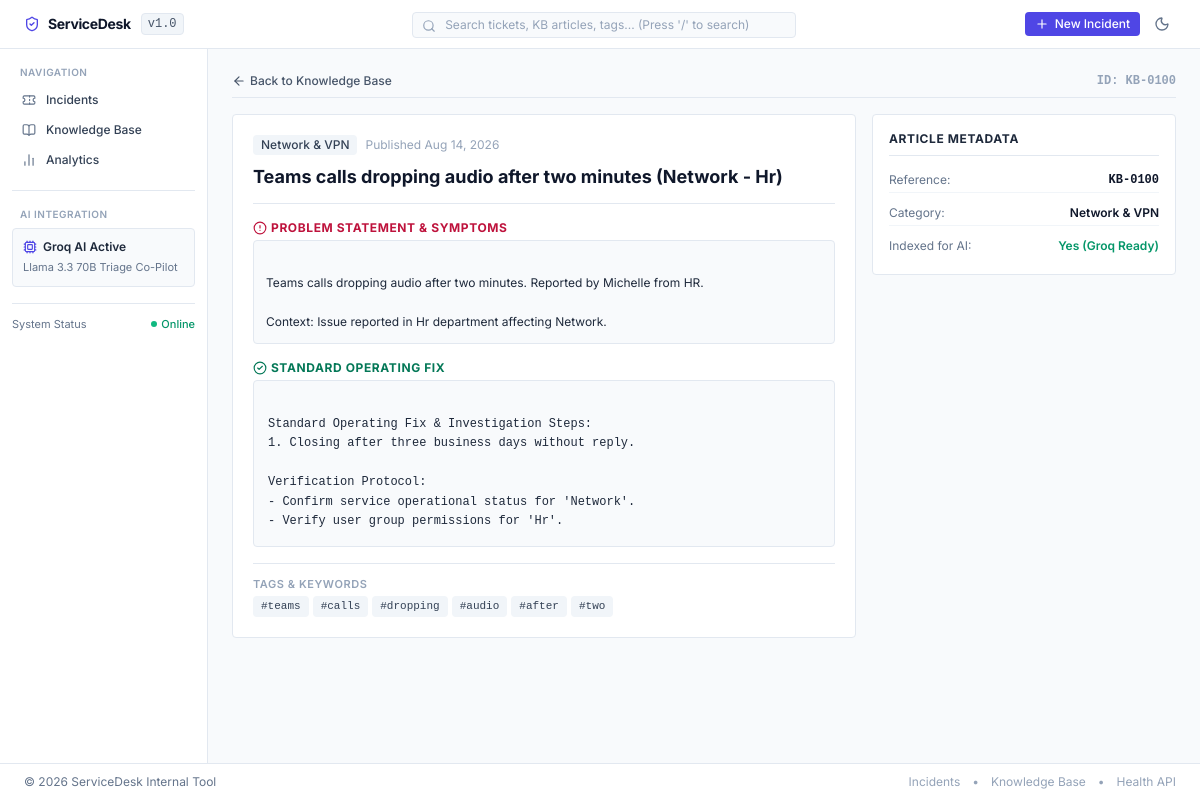
The page /kb/100 on the database its author committed.
### app/models.py (models this page shows)
class KBArticle(Base):
    __tablename__ = "kb_articles"
    id = Column(Integer, primary_key=True, index=True, autoincrement=True)
    title = Column(String(255), nullable=False)
    category = Column(String(100), nullable=False)
    problem = Column(Text, nullable=False)
    solution = Column(Text, nullable=False)
    keywords = Column(Text, nullable=True)
    created_at = Column(DateTime(timezone=True), default=utc_now)

### app/routers/kb.py (the view)
@router.get("/kb/{article_id}", response_class=HTMLResponse)
async def view_kb_article(
    request: Request,
    article_id: int,
    created: Optional[bool] = False,
    db: Session = Depends(get_db)
):
    article = KBService.get_article_by_id(db, article_id)
    if not article:
        raise HTTPException(status_code=404, detail=f"Knowledge Base article #{article_id} not found")
    return templates.TemplateResponse(
        request=request,
        name="kb/detail.html",
        context={
            "app_name": settings.APP_NAME,
            "article": article,
            "created": created
        }
    )

### app/templates/kb/detail.html (shortened to what this page needs)
{% extends "base.html" %}
{% block content %}
<div class="space-y-4">
    <div class="flex items-center justify-between pb-2 border-b border-slate-200 dark:border-slate-800">
        <a href="/kb" class="inline-flex items-center gap-1 text-xs font-medium text-slate-600 dark:text-slate-400 hover:text-indigo-600 transition">
            <i data-lucide="arrow-left" class="w-3.5 h-3.5"></i>
            <span>Back to Knowledge Base</span>
        </a>
        <span class="font-mono text-xs font-semibold text-slate-400">ID: KB-{{ "%04d" % article.id }}</span>
    </div>
    <div class="grid grid-cols-1 lg:grid-cols-12 gap-4">
        <div class="lg:col-span-8 space-y-4">
            <div class="rounded border border-slate-200 dark:border-slate-800 bg-white dark:bg-slate-900 p-5 shadow-xs space-y-4">
                <div class="pb-3 border-b border-slate-200 dark:border-slate-800 space-y-2">
                    <div class="flex items-center gap-2">
                        <span class="text-xs px-2 py-0.5 rounded bg-slate-100 dark:bg-slate-800 text-slate-700 dark:text-slate-300 font-medium">
                            {{ article.category }}
                        </span>
                        <span class="text-xs text-slate-400">Published {{ article.created_at.strftime('%b %d, %Y') }}</span>
                    </div>
                    <h1 class="text-base sm:text-lg font-bold text-slate-900 dark:text-white">
                        {{ article.title }}
                    </h1>
                </div>
                <div class="space-y-1">
                    <h2 class="text-xs font-bold uppercase tracking-wider text-rose-700 dark:text-rose-400 flex items-center gap-1">
                        <i data-lucide="alert-circle" class="w-3.5 h-3.5"></i>
                        <span>Problem Statement & Symptoms</span>
                    </h2>
                    <div class="p-3 rounded border border-slate-200 dark:border-slate-800 bg-slate-50 dark:bg-slate-950 text-xs text-slate-800 dark:text-slate-200 leading-relaxed whitespace-pre-line">
                        {{ article.problem }}
                    </div>
                </div>
                <div class="space-y-1">
                    <h2 class="text-xs font-bold uppercase tracking-wider text-emerald-700 dark:text-emerald-400 flex items-center gap-1">
                        <i data-lucide="check-circle-2" class="w-3.5 h-3.5"></i>
                        <span>Standard Operating Fix</span>
                    </h2>
                    <div class="p-3.5 rounded border border-slate-200 dark:border-slate-800 bg-slate-50 dark:bg-slate-950 text-xs text-slate-800 dark:text-slate-200 leading-relaxed whitespace-pre-line font-mono">
                        {{ article.solution }}
                    </div>
                </div>
                {% if article.keywords %}
                    <div class="pt-3 border-t border-slate-200 dark:border-slate-800 space-y-1">
                        <span class="text-[11px] font-semibold text-slate-400 uppercase tracking-wider block">Tags & Keywords</span>
                        <div class="flex flex-wrap gap-1">
                            {% for kw in article.keywords.split(',') %}
                                <a href="/kb?q={{ kw.strip() }}" class="px-2 py-0.5 rounded bg-slate-100 dark:bg-slate-800 text-slate-700 dark:text-slate-300 hover:text-indigo-600 text-[11px] font-mono transition">
                                    #{{ kw.strip() }}
                                </a>
                            {% endfor %}
                        </div>
                    </div>
                {% endif %}
            </div>
        </div>
        <div class="lg:col-span-4 space-y-4">
            <div class="rounded border border-slate-200 dark:border-slate-800 bg-white dark:bg-slate-900 p-4 shadow-xs space-y-3">
                <h3 class="text-xs font-bold uppercase tracking-wider text-slate-800 dark:text-slate-200 pb-2 border-b border-slate-200 dark:border-slate-800">
                    Article Metadata
                </h3>
                <div class="space-y-2 text-xs">
                    <div class="flex justify-between py-1 border-b border-slate-100 dark:border-slate-800">
                        <span class="text-slate-500">Reference:</span>
                        <span class="font-mono font-semibold">KB-{{ "%04d" % article.id }}</span>
                    </div>
                    <div class="flex justify-between py-1 border-b border-slate-100 dark:border-slate-800">
                        <span class="text-slate-500">Category:</span>
                        <span class="font-semibold">{{ article.category }}</span>
                    </div>
                    <div class="flex justify-between py-1">
                        <span class="text-slate-500">Indexed for AI:</span>
                        <span class="font-semibold text-emerald-600 dark:text-emerald-400">Yes (Groq Ready)</span>
                    </div>
                </div>
            </div>
        </div>
    </div>
</div>
{% endblock %}

### app/static/css/style.css (style rules this page uses)
body { font-family: 'Inter', -apple-system, BlinkMacSystemFont, "Segoe UI", Roboto, sans-serif; color: #0f172a; background-color: #f8fafc; }

### rows shown on the page
KBArticle: id "0100", category "Network & VPN", created_at "Aug 14, 2026", title "Teams calls dropping audio after two minutes (Network - Hr)", problem "Teams calls dropping audio after two minutes. Reported by Michelle from HR. Context: Issue reported in Hr department affecting Network.", solution "Standard Operating Fix & Investigation Steps: 1. Closing after three business days without reply. Verification Protocol: - Confirm service operational status for 'Network'. - Verify user group permissions for 'Hr'."

### other values the page prints
{{ kw.strip() }} "teams" "calls" "dropping" "audio" "after" "two"
